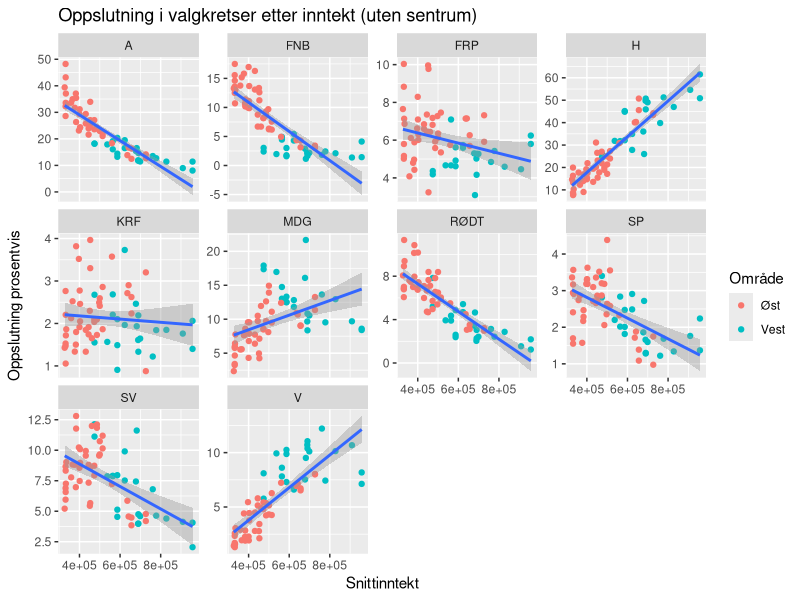
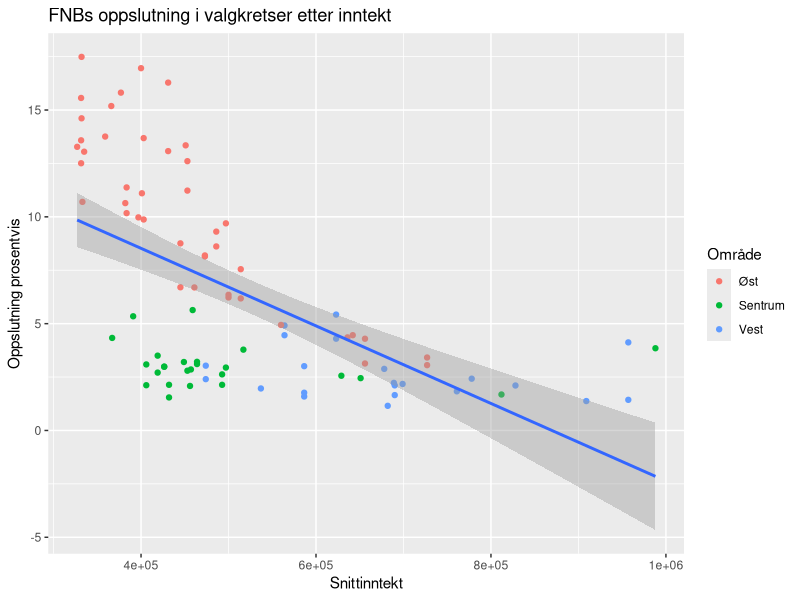

The R source for these figures, in order: (Note: this script raises an error after producing the figures.)
library(tidyverse)
library(readxl)
library(ggpubr)
library(gridExtra)

valgkretser <- read_delim("valgkretser.csv", 
                          ";", escape_double = FALSE, col_types = cols(`Oppslutning prosentvis` = col_number()), 
                          locale = locale(decimal_mark = ","), 
                          trim_ws = TRUE)

valgkretser2015 <- read_delim("valgkretser2015.csv", 
                              ";", escape_double = FALSE, col_types = cols(`Oppslutning prosentvis` = col_number()), 
                              locale = locale(decimal_mark = ","), 
                              trim_ws = TRUE)%>%
                          filter(Kommunenavn == "Oslo")%>%
                          select(Stemmekretsnavn, Partikode, `Oppslutning prosentvis`)%>%
                          rename("oppslutning15" = `Oppslutning prosentvis`)
  
valgkrets_til_delbydel <- read_excel("valgkrets_til_delbydel.xlsx")
inntekt_oslo <- read_excel("inntekt.xls")

oslo <- valgkretser%>%
  filter(Kommunenavn == "Oslo")%>%
  filter(Partikode %in% c("A", "FNB", "FRP", "H", "KRF", "MDG", "RØDT", "SP", "SV", "V"))%>%
  mutate(Side = ifelse(Partikode %in% c("A", "MDG", "RØDT", "SP", "SV"), "Venstresida", "Høyresida"))%>%
  left_join(valgkrets_til_delbydel)%>%
  left_join(inntekt_oslo)%>%
  filter(!is.na(Område))%>%
  mutate(konfliktlinje = ifelse(Område == "Sentrum", NA, "Øst-Vest"))%>%
  filter(Område != "Sentrum")

ggplot(oslo, aes(x = Snittinntekt, y = `Oppslutning prosentvis`))+
  geom_point(aes(colour = Område))+
  facet_wrap(~ Partikode, scales = "free_y")+
  geom_smooth(method='lm')+
  ggtitle("Oppslutning i valgkretser etter inntekt (uten sentrum)")


parti <- valgkretser%>%
  filter(Kommunenavn == "Oslo")%>%
  filter(Partikode %in% c("A", "FNB", "FRP", "H", "KRF", "MDG", "RØDT", "SP", "SV", "V"))%>%
  mutate(Side = ifelse(Partikode %in% c("A", "MDG", "RØDT", "SP", "SV"), "Venstresida", "Høyresida"))%>%
  left_join(valgkrets_til_delbydel)%>%
  left_join(inntekt_oslo)%>%
  filter(!is.na(Område))%>%
  filter(Partikode == "FNB")
# filter(Område == "Sentrum")%>%


ggplot(parti, aes(x = Snittinntekt, y = `Oppslutning prosentvis`))+
  geom_point(aes(colour = Område))+
  geom_smooth(method='lm')+
  ggtitle("FNBs oppslutning i valgkretser etter inntekt")






sidene <- valgkretser%>%
  filter(Kommunenavn == "Oslo")%>%
  filter(Partikode %in% c("A", "FNB", "FRP", "H", "KRF", "MDG", "RØDT", "SP", "SV", "V"))%>%
  mutate(Side = ifelse(Partikode %in% c("A", "MDG", "RØDT", "SP", "SV"), "Venstresida", "Høyresida"))%>%
  left_join(valgkrets_til_delbydel)%>%
  left_join(valgkretser2015)%>%
  rename("oppslutning19" = `Oppslutning prosentvis`)%>%
  mutate(Side = fct_relevel(Side, "Venstresida", "Høyresida"))%>%
  group_by(Side, Stemmekretsnavn)%>%
  summarise("Oppslutning 2015" = sum(oppslutning15, na.rm = TRUE), "Oppslutning 2019" = sum(oppslutning19))%>%
  left_join(valgkrets_til_delbydel)%>%
  left_join(inntekt_oslo)%>%
  mutate(`Oppslutning 2015` = ifelse(`Oppslutning 2015` == 0, NA, `Oppslutning 2015`))%>%
  gather(`Oppslutning 2015`, `Oppslutning 2019`)


ggplot(sidene, aes(x = Snittinntekt, y = `Oppslutning 2015`))+
  geom_point(aes(colour = Område))+
  facet_wrap(~ Side)+
  geom_smooth(method='lm')+
  ggtitle("Oppslutning i valgkretser etter inntekt 2015")


  









mdg <- oslo%>%
  filter(Partikode == "MDG")%>%
  filter(Område != "Sentrum")




fnb <- oslo%>%
  filter(Partikode == "FNB")

ggplot(fnb, aes(x = Snittinntekt, y = `Oppslutning prosentvis`))+
  geom_point()+
  geom_smooth(method='lm')+
  stat_cor(method = "pearson", label.x = 800000, label.y = 5)+
  ggtitle("FNB")


høyre <- oslo%>%
  filter(Partikode == "H")

ggplot(høyre, aes(x = Snittinntekt, y = `Oppslutning prosentvis`))+
  geom_point()+
  geom_smooth(method='lm')+
  stat_cor(method = "pearson", label.x = 800000, label.y = 5)+
  ggtitle("Høyre")


ap <- oslo%>%
  filter(Partikode == "A")

ggplot(ap, aes(x = Snittinntekt, y = `Oppslutning prosentvis`))+
  geom_point()+
  geom_smooth(method='lm')+
  stat_cor(method = "pearson", label.x = 800000, label.y = 25)+
  ggtitle("AP")


sv <- oslo%>%
  filter(Partikode == "SV")

ggplot(sv, aes(x = Snittinntekt, y = `Oppslutning prosentvis`))+
  geom_point()+
  geom_smooth(method='lm')+
  stat_cor(method = "pearson", label.x = 800000, label.y = 15)+
  ggtitle("SV")

rødt <- oslo%>%
  filter(Partikode == "RØDT")

ggplot(rødt, aes(x = Snittinntekt, y = `Oppslutning prosentvis`))+
  geom_point()+
  geom_smooth(method='lm')+
  stat_cor(method = "pearson", label.x = 800000, label.y = 15)+
  ggtitle("Rødt")

frp <- oslo%>%
  filter(Partikode == "FRP")

ggplot(frp, aes(x = Snittinntekt, y = `Oppslutning prosentvis`))+
  geom_point()+
  geom_smooth(method='lm')+
  stat_cor(method = "pearson", label.x = 800000, label.y = 15)+
  ggtitle("FRP")



forhåndsandel <- oslo%>%
  summarise(Forhåndsstemmer = sum(`Antall forhåndsstemmer`), Valgtingstemmer = sum(`Antall valgtingstemmer`), Andel = sum(`Antall forhåndsstemmer`)/sum(`Antall stemmer totalt`)*100)

stemmeandel <- oslo%>%
  filter(Partikode %in% c("A", "FNB", "FRP", "H", "KRF", "MDG", "RØDT", "SP", "SV", "V"))%>%
  group_by(Partikode)%>%
  summarise(Forhåndsstemmer = sum(`Antall forhåndsstemmer`), Valgtingstemmer = sum(`Antall valgtingstemmer`), Andel = sum(`Antall forhåndsstemmer`)/sum(`Antall stemmer totalt`)*100)%>%
  mutate(andel_forhånd = (Forhåndsstemmer/sum(Forhåndsstemmer)*100), andel_valgting = (Valgtingstemmer/sum(Valgtingstemmer)*100))%>%
  mutate(Diff = andel_valgting - andel_forhånd)
  
  
  